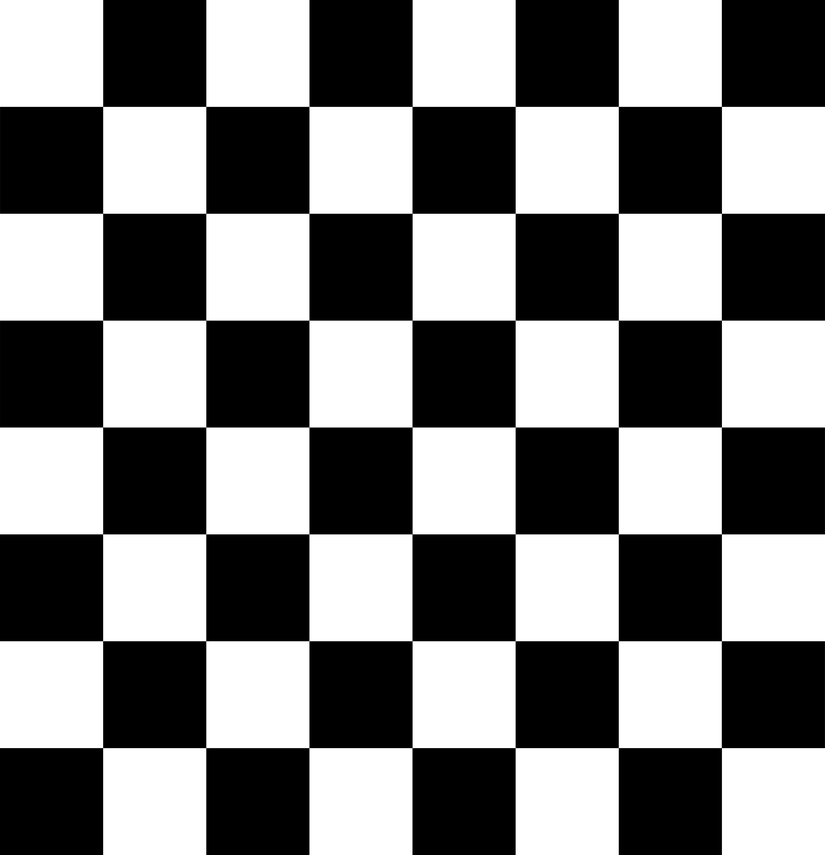
#> input picture data/images/chessboard.png, 825 x 855 px, shrunk from 3595 x 3723 before the run
$ jupyter execute practice_corner_detection.ipynb
#> lines starting #> are read from the running program, lines starting #| are printed output that depends on the picture
[cell 1]
import cv2
import matplotlib.pyplot as plt
import numpy as np

[cell 2]
chs = cv2.imread('data/images/chessboard.png')
#> chs is the input picture: shape (855, 825, 3); min 0, max 255, mean 127.5
chs_gry = cv2.cvtColor(chs,cv2.COLOR_BGR2GRAY)
chs_bln1 = np.zeros_like(chs_gry,np.uint8)
chs_bln3 = np.zeros_like(chs,np.uint8)

print(chs.shape)
#| (855, 825, 3)
print(chs_gry.shape)
#| (855, 825)

[cell 3]
plt.figure(figsize=(12,6))
plt.subplot(1,3,1)
plt.title("Original")
plt.imshow(chs)

plt.subplot(1,3,2)
plt.title("Gray")
plt.imshow(chs_gry, cmap="gray")

plt.subplot(1,3,3)
plt.title("Blank")
plt.imshow(chs_bln1, cmap="gray")
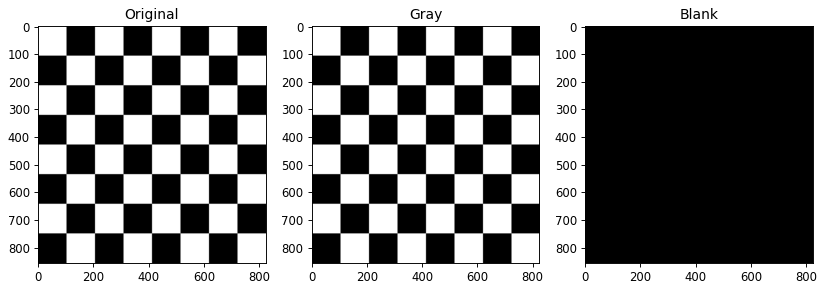
#> figure drawn by matplotlib, 3 panels

[cell 4]
# find corners

# returns matrix with values of probilities at each corner
crn_chs = cv2.cornerHarris(chs_gry,3,3,0.05)
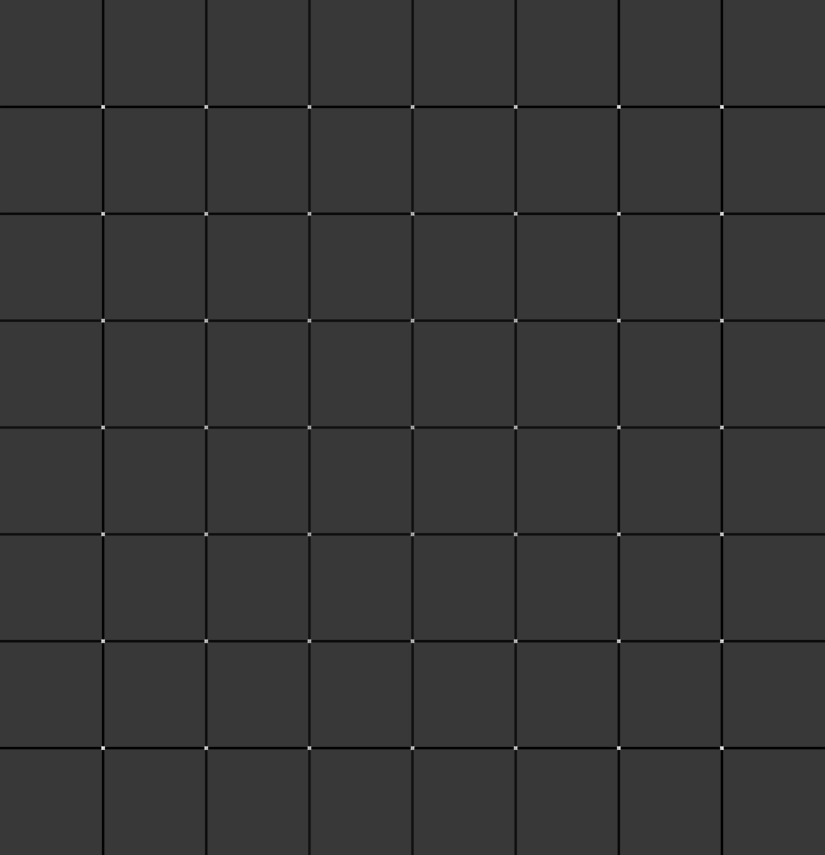
#> crn_chs: shape (855, 825) float32; min -0.017, max 0.0594, mean -0.00052; drawn with min black and max white

kernel = np.ones((7,7),np.uint8)

# increase size of positives
crn_chs = cv2.dilate(crn_chs, kernel, iterations=20)
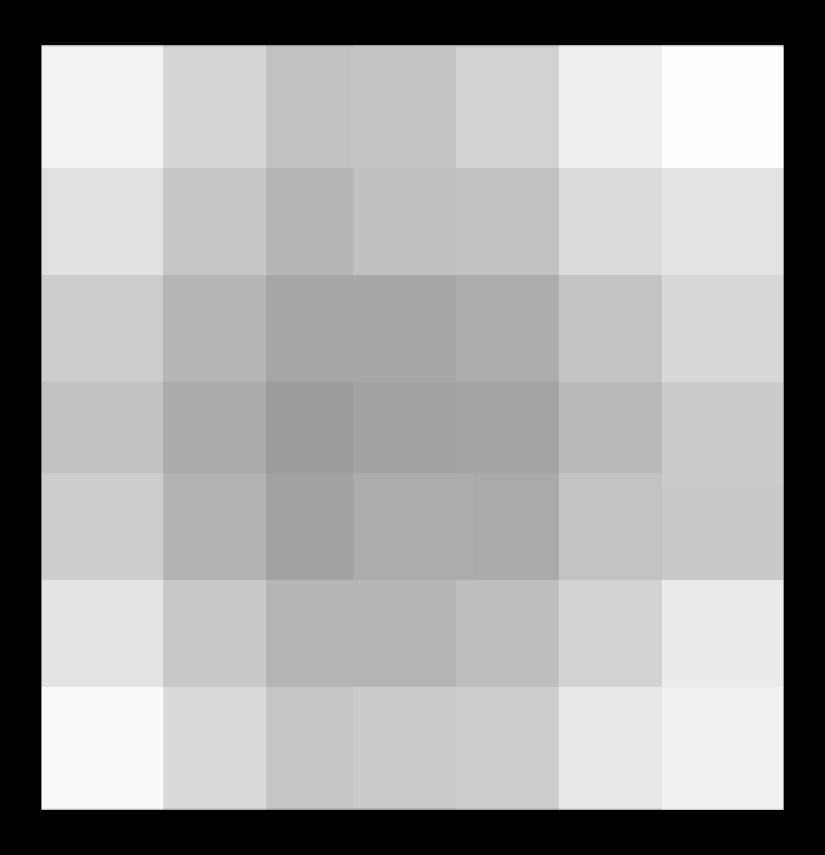
#> crn_chs: shape (855, 825) float32; min 0, max 0.0594, mean 0.038; drawn with min black and max white

thr = 0.025*crn_chs.max()
#> thr = 0.00148

chs_crn = chs.copy()

# if operation true, reassignment happens
chs_crn[crn_chs > thr] = [200,150,150]
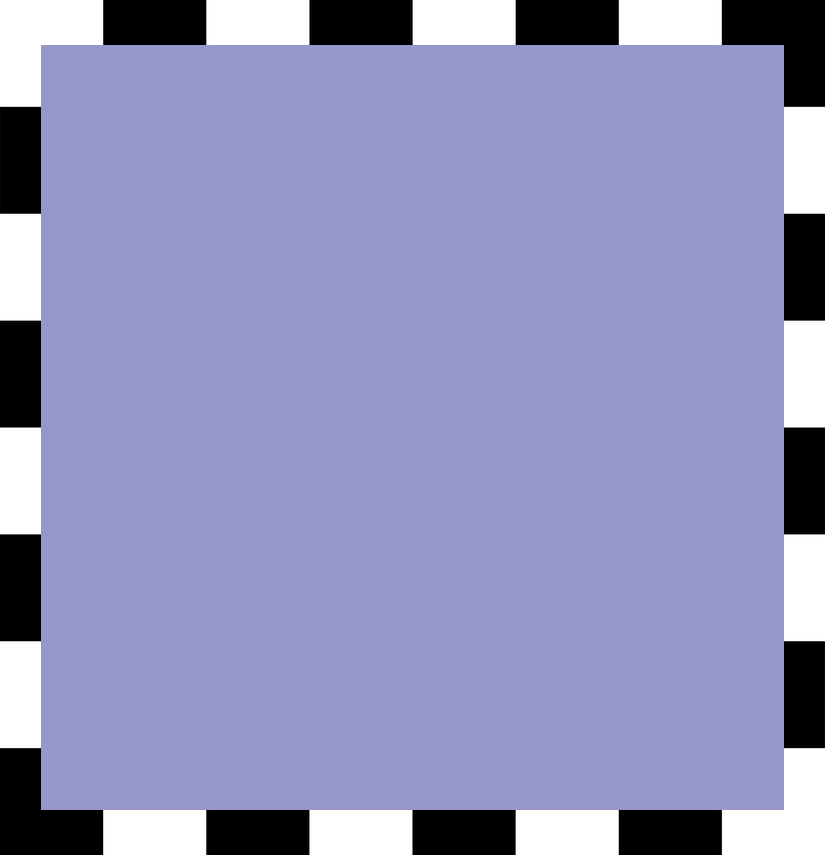
#> chs_crn: shape (855, 825, 3); mean B, G, R 185.9, 145.6, 145.6


chs_crn2 = chs_gry.copy()

crn_chs2 = cv2.goodFeaturesToTrack(chs_gry, 49, 0.01, 10)
#> crn_chs2 = 49 rows, first 8: [102, 747], [722, 107], [102, 107], [722, 747], [619, 107], [619, 747], [722, 214], [102, 214]

# convert into integers
crn_chs2 = np.intp(crn_chs2)

for i in crn_chs2:
    x, y = i.ravel()
    cv2.circle(chs_crn2, (x, y), 100, [200,120,120], -1)
#> this loop made 49 passes
#> (x, y) on passes 1 to 12: (102, 747), (722, 107), (102, 107), (722, 747), (619, 107), (619, 747), (722, 214), (102, 214), (619, 214), (102, 640), (722, 640), (619, 640)
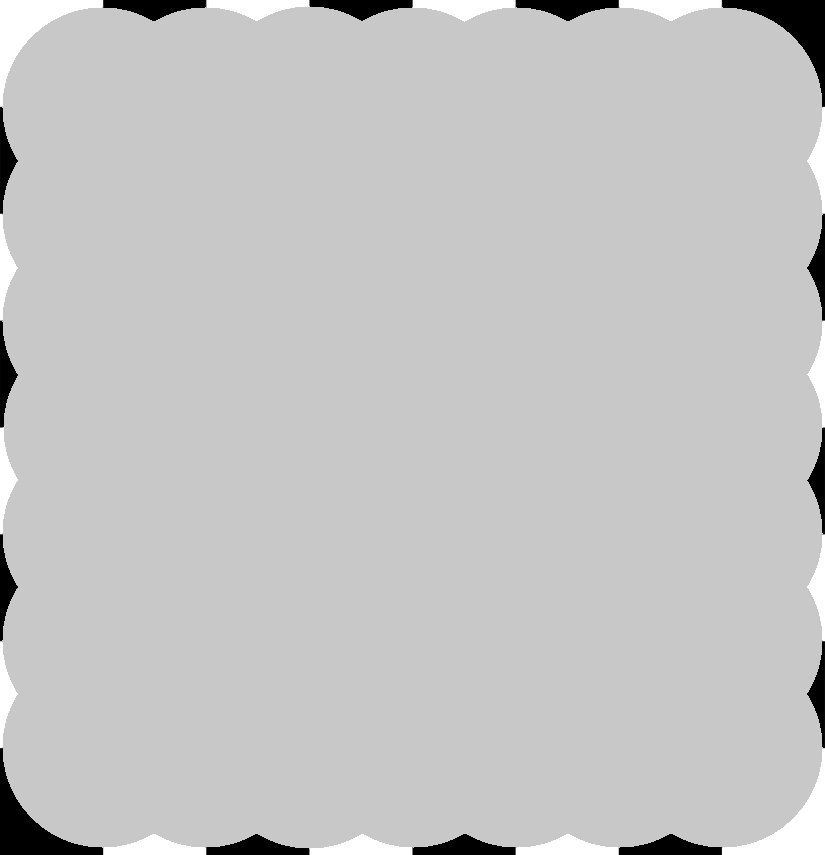
#> chs_crn2: shape (855, 825); min 0, max 255, mean 196.2

[cell 5]
# display corners

plt.figure(figsize=(12,6))
plt.subplot(1,3,1)
plt.title("Original")
plt.imshow(chs)

plt.subplot(1,3,2)
plt.title("Harris Corners")
plt.imshow(chs_crn)

plt.subplot(1,3,3)
plt.title("Shi-Tomasi Corners")
plt.imshow(chs_crn2, cmap='gray')
#> figure, not shown here; B, G, R data is drawn as R, G, B

[cell 6]
shp = cv2.imread("data/images/Image.png")
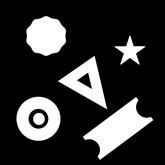
#> input picture data/images/Image.png, 165 x 165 px, shrunk from 720 x 720 before the run
#> shp is the input picture: shape (165, 165, 3); min 0, max 255, mean 52
shp_gry = cv2.cvtColor(shp,cv2.COLOR_BGR2GRAY)

[cell 7]
# find corners

crn_shp1 = cv2.cornerHarris(shp_gry,3,3,0.05)
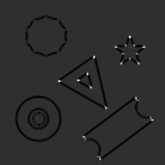
#> crn_shp1: shape (165, 165) float32; min -0.0175, max 0.0775, mean -0.000717; drawn with min black and max white

kernel = np.ones((7,7),np.uint8)

crn_shp1 = cv2.dilate(crn_shp1, kernel, iterations=3)
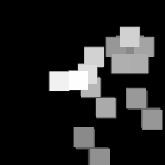
#> crn_shp1: shape (165, 165) float32; min 0, max 0.0775, mean 0.0112; drawn with min black and max white

thr = 0.001*crn_shp1.max()
#> thr = 7.75e-05

shp_crn = shp.copy()

# if operation true, reassignment happens
shp_crn[crn_shp1 > thr] = [200,120,120]
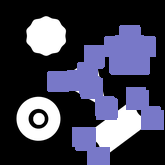
#> shp_crn: shape (165, 165, 3); mean B, G, R 82.5, 63.6, 63.6


shp_crn2 = shp_gry.copy()

crn_shp2 = cv2.goodFeaturesToTrack(shp_gry, 200, 0.01, 10)
#> crn_shp2 = 33 rows, first 8: [78, 80], [87, 73], [59, 81], [94, 56], [129, 36], [106, 108], [90, 87], [144, 46]

# convert into integers
crn_shp2 = np.intp(crn_shp2)

for i in crn_shp2:
    x, y = i.ravel()
    cv2.circle(shp_crn2, (x, y), 10, [200,120,120], -1)
#> this loop made 33 passes
#> (x, y) on passes 1 to 12: (78, 80), (87, 73), (59, 81), (94, 56), (129, 36), (106, 108), (90, 87), (144, 46), (138, 63), (121, 63), (115, 46), (100, 158)
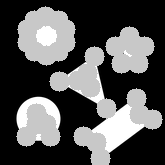
#> shp_crn2: shape (165, 165); min 0, max 255, mean 83.5

[cell 8]
# display corners

plt.figure(figsize=(12,6))
plt.subplot(1,3,1)
plt.title("Shapes")
plt.imshow(shp_gry, cmap='gray')

plt.subplot(1,3,2)
plt.title("Harris Corners")
plt.imshow(shp_crn)

plt.subplot(1,3,3)
plt.title("Shi-Tomasi Corners")
plt.imshow(shp_crn2, cmap='gray')
#> figure, not shown here; B, G, R data is drawn as R, G, B
